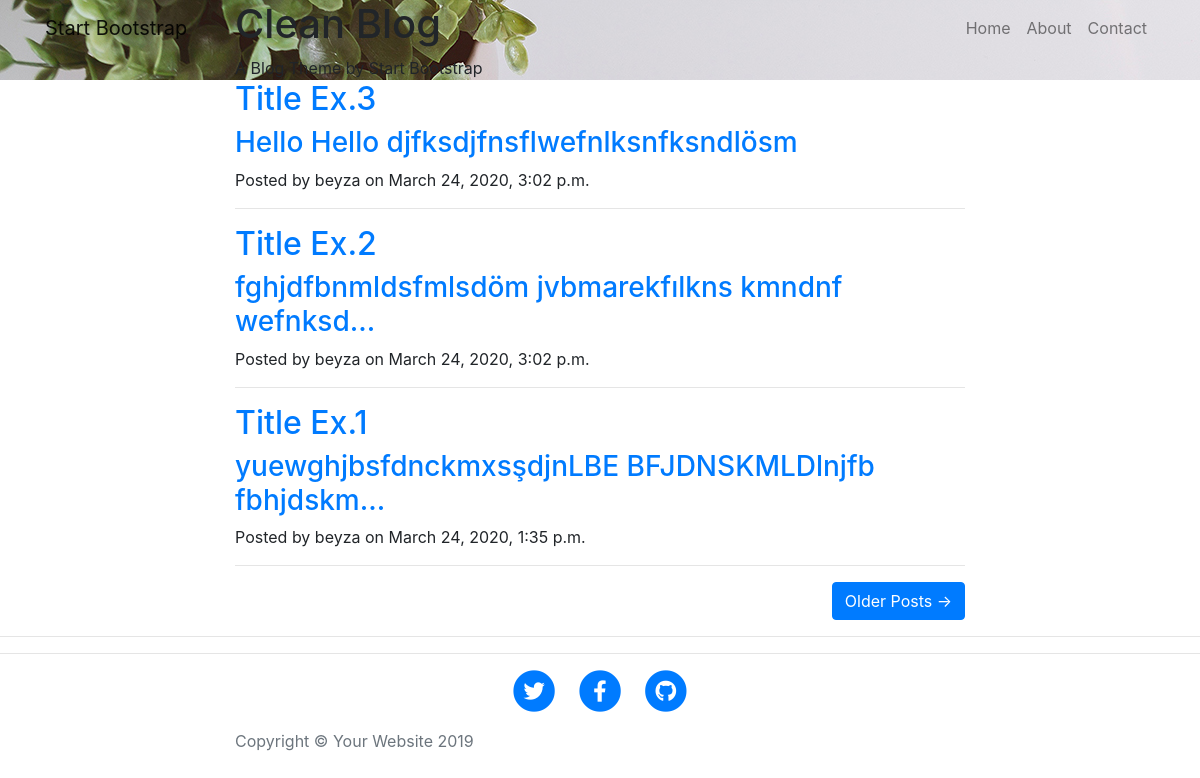
The page / on the database its author committed.
### entries/models.py (models this page shows, shortened)
class Entry(models.Model):
    entry_title = models.CharField(max_length=200)
    enrty_text = models.TextField()
    entry_created_date = models.DateTimeField(
        default=timezone.now)
    entry_published_date = models.DateTimeField(
        blank=True, null=True)
    entry_author = models.ForeignKey(User, on_delete=models.CASCADE)
    class Meta:
        verbose_name_plural = "Entries"

### entries/views.py (the view)
# urls.py: path('', HomeView.as_view(), name='blog-home'),
class HomeView(ListView):
    model = Entry
    template_name = 'entries/index.html'
    context_object_name = "blog_entries"

### entries/templates/entries/index.html (shortened to what this page needs)
{% extends "entries/base.html" %} {% block page_header %}
<header
  class="masthead"
  style="background-image: url('static/entries/img/home-bg.jpg')"
>
  <div class="container">
    <div class="row">
      <div class="col-lg-8 col-md-10 mx-auto">
        <div class="site-heading">
          <h1>Clean Blog</h1>
          <span class="subheading">A Blog Theme by Start Bootstrap</span>
        </div>
      </div>
    </div>
  </div>
</header>
{% endblock %} {% block content %}
<div class="container">
  <div class="row">
    <div class="col-lg-8 col-md-10 mx-auto">
      {% for entry in blog_entries %}
      <div class="post-preview">
        <a href="{% url 'entry-detail' entry.pk %}">
          <h2 class="post-title">
            {{entry.entry_title}}
          </h2>
          <h3 class="post-text">
            {{entry.enrty_text|truncatechars:50 }}
          </h3>
        </a>
        <p class="post-meta">
          Posted by {{entry.entry_author}} on {{entry.entry_published_date}}
        </p>
      </div>
      <hr />
      {% endfor %}
      <div class="clearfix">
        <a class="btn btn-primary float-right" href="#">Older Posts &rarr;</a>
      </div>
    </div>
  </div>
</div>
<hr />
{% endblock %}

### entries/templates/entries/base.html (shortened to what this page needs)
{% load static %}
<!DOCTYPE html>
<html lang="en">
  <head>
    <link
      href="{% static 'entries/vendor/bootstrap/css/bootstrap.min.css' %}"
      rel="stylesheet"
    />
    <link
      href="{% static 'entries/vendor/fontawesome-free/css/all.min.css' %}"
      rel="stylesheet"
      type="text/css"
    />
    <link
      href="{% static 'entries/css/clean-blog.min.css"
      rel="stylesheet' %}"
    />
  </head>
  <body>
    <nav class="navbar navbar-expand-lg navbar-light fixed-top" id="mainNav">
      <div class="container">
        <a class="navbar-brand" href="{% url 'blog-home' %}">Start Bootstrap</a>
        <div class="collapse navbar-collapse" id="navbarResponsive">
          <ul class="navbar-nav ml-auto">
            <li class="nav-item">
              <a class="nav-link" href="{% url 'blog-home' %}">Home</a>
            </li>
            <li class="nav-item">
              <a class="nav-link" href="{% url 'blog-about' %}">About</a>
            </li>
            <li class="nav-item">
              <a class="nav-link" href="{% url 'blog-contact' %}">Contact</a>
            </li>
          </ul>
        </div>
      </div>
    </nav>
    {% block page_header %}{% endblock %} {% block content %} {% endblock %}
    <hr />
    <footer>
      <div class="container">
        <div class="row">
          <div class="col-lg-8 col-md-10 mx-auto">
            <ul class="list-inline text-center">
              <li class="list-inline-item">
                <a href="#">
                  <span class="fa-stack fa-lg">
                    <i class="fas fa-circle fa-stack-2x"></i>
                    <i class="fab fa-twitter fa-stack-1x fa-inverse"></i>
                  </span>
                </a>
              </li>
              <li class="list-inline-item">
                <a href="#">
                  <span class="fa-stack fa-lg">
                    <i class="fas fa-circle fa-stack-2x"></i>
                    <i class="fab fa-facebook-f fa-stack-1x fa-inverse"></i>
                  </span>
                </a>
              </li>
              <li class="list-inline-item">
                <a href="#">
                  <span class="fa-stack fa-lg">
                    <i class="fas fa-circle fa-stack-2x"></i>
                    <i class="fab fa-github fa-stack-1x fa-inverse"></i>
                  </span>
                </a>
              </li>
            </ul>
            <p class="copyright text-muted">
              Copyright &copy; Your Website 2019
            </p>
          </div>
        </div>
      </div>
    </footer>
  </body>
</html>

### rows shown on the page
Entry: entry_title "Title Ex.3", enrty_text "Hello Hello djfksdjfnsflwefnlksnfksndlösm", entry_author "beyza", entry_published_date "March 24, 2020, 3:02 p.m."
Entry: entry_title "Title Ex.2", enrty_text "fghjdfbnmldsfmlsdöm jvbmarekfılkns kmndnf wefnksd…", entry_author "beyza", entry_published_date "March 24, 2020, 3:02 p.m."
Entry: entry_title "Title Ex.1", enrty_text "yuewghjbsfdnckmxsşdjnLBE BFJDNSKMLDlnjfb fbhjdskm…", entry_author "beyza", entry_published_date "March 24, 2020, 1:35 p.m."
